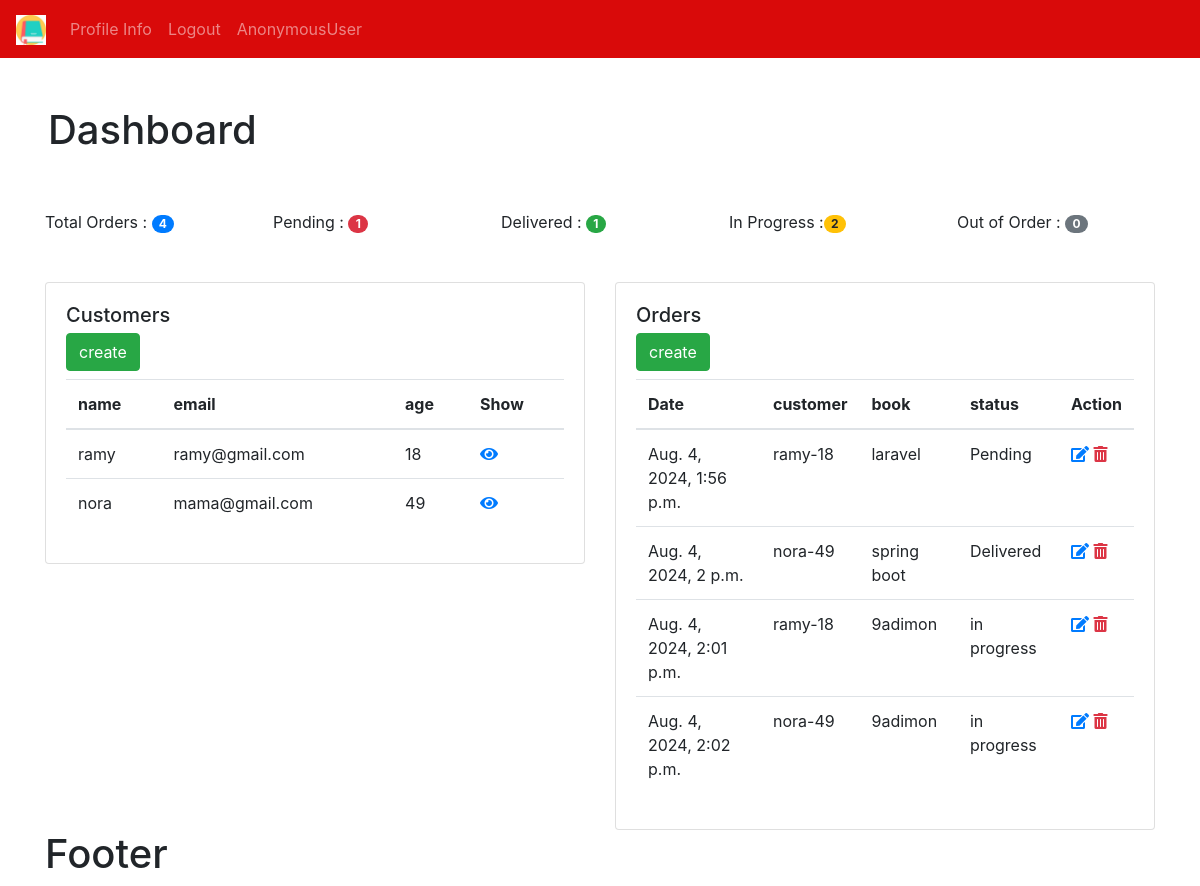
Before: / with the older database file.
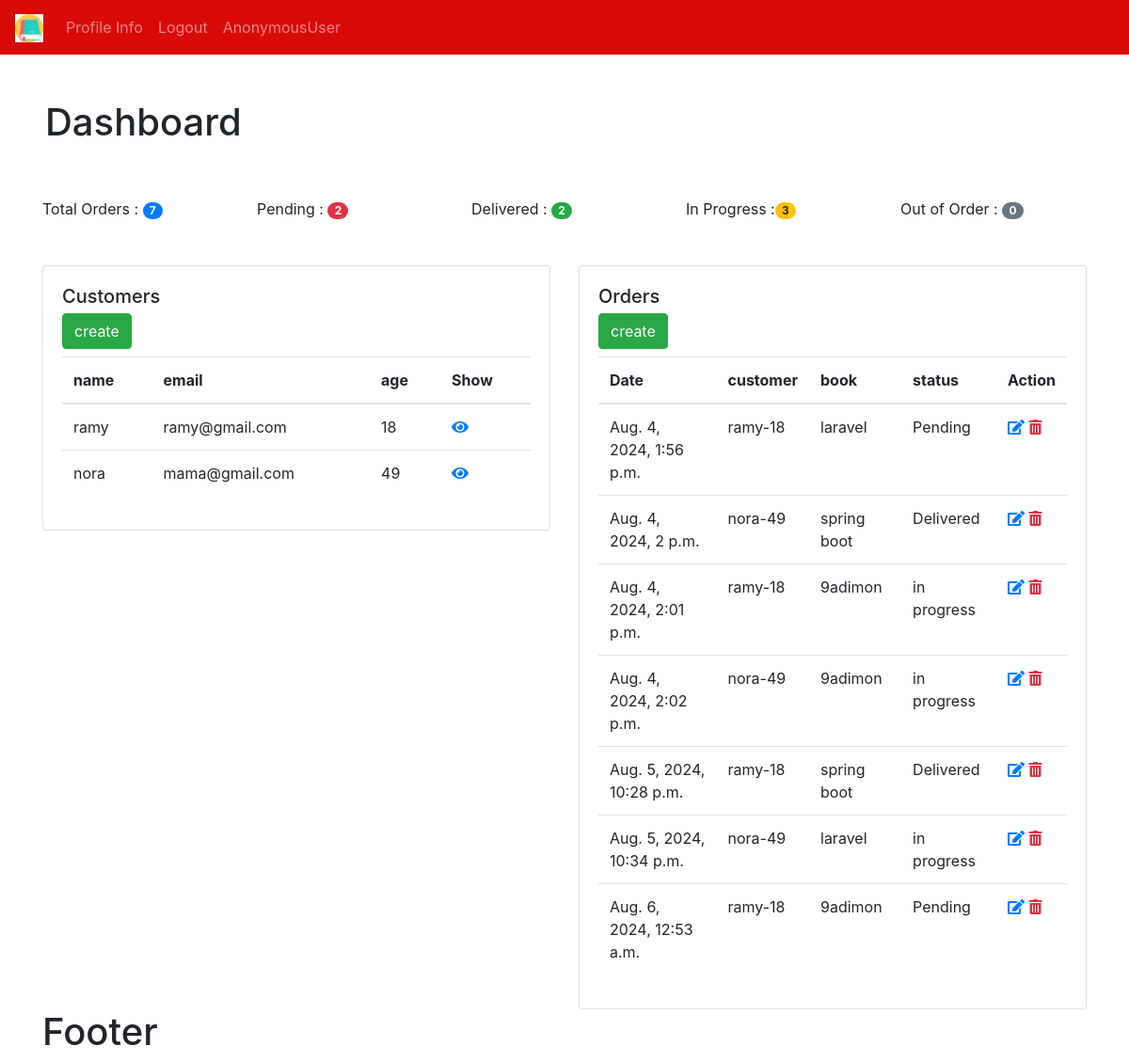
After: the same page with the newer database file.
### bookstore/models.py (models this page shows)
class Customer(models.Model):
    user = models.OneToOneField(User,null=True, on_delete=models.CASCADE)
    name = models.CharField(max_length=190, null=True)
    email = models.CharField(max_length=190, null=True)
    phone = models.CharField(max_length=190, null=True)
    age = models.CharField(max_length=190, null=True)
    avatar = models.ImageField(blank=True, null=True, default="preson.png")
    date_created = models.DateTimeField(auto_now_add=True, null=True)
    def __str__(self):
        return self.name

class Order(models.Model):
    STATUS= (
        ('Pending','Pending'),
        ('Delivered','Delivered'),
        ('in progress','in progress'),
        ('out of order','out of order')
    )
    customer = models.ForeignKey(Customer, null=True, on_delete=models.SET_NULL)
    book = models.ForeignKey(Book, null=True, on_delete=models.SET_NULL)
    tags = models.ManyToManyField(Tag)
    date_created = models.DateTimeField(auto_now_add=True, null=True)
    status =  models.CharField(max_length=200, null=True,choices=STATUS)

class Book(models.Model):
    CATEGORY = ( #tuple
        ('Classics','Classics'),
        ('Comic Book','Comic Book'),
        ('Fantasy','Fantasy'),
        ('Horror','Horror')
    )
    name = models.CharField(max_length=190, null=True)
    author = models.CharField(max_length=190, null=True)
    price = models.FloatField( null=True)
    category = models.CharField(max_length=190, null=True ,choices=CATEGORY  )
    description = models.CharField(max_length=200, null=True)
    tags = models.ManyToManyField(Tag)
    date_created = models.DateTimeField(auto_now_add=True, null=True)
    def __str__(self):
         return self.name

### bookstore/views.py (the view)
# urls.py: path('',views.home,name='home'),#name= it takes u to this url when click
def home(request):
    customers = Customer.objects.all()
    orders = Order.objects.all()
    total_orders = orders.count()
    total_p_orders = orders.filter(status='Pending').count()
    total_d_orders = orders.filter(status='Delivered').count()
    total_in_orders = orders.filter(status='in progress').count()
    total_out_orders = orders.filter(status='out of order').count()
    myContext = {
               'customers': customers ,
               'orders': orders,
               'total_orders': total_orders,
               'total_p_orders': total_p_orders,
               'total_d_orders': total_d_orders,
               'total_in_orders': total_in_orders,
               'total_out_orders': total_out_orders
               }
    return render(request=request , template_name='bookstore/dashboard.html',context=myContext)

### bookstore/templates/bookstore/dashboard.html (shortened to what this page needs)
{% extends 'bookstore/main.html'%}
{% block content %}
<h1 class="p-5">Dashboard</h1>
<div class="container pb-5">
  <div class="row">
    <div class="col-sm">
      Total Orders : <span class="badge badge-pill badge-primary">{{total_orders}}</span>
    </div>
    <div class="col-sm">
    Pending : <span class="badge badge-pill badge-danger">{{total_p_orders}}</span>
    </div>
    <div class="col-sm">
     Delivered : <span class="badge badge-pill badge-success">{{total_d_orders}}</span>
    </div>
    <div class="col-sm">
     In Progress :<span class="badge badge-pill badge-warning"> {{total_in_orders}}</span>
    </div>
    <div class="col-sm">
      Out of Order : <span class="badge badge-pill badge-secondary">{{total_out_orders}}</span>
    </div>
  </div>
</div>
<div class="container">
  <div class="row">
    <div class="col">
     <div class="card"  >
  <div class="card-body">
    <h5 class="card-title">Customers  </h5>
    <h6 class="card-subtitle mb-2 text-muted"><a class="btn btn-success"  href="#">create</a></h6>
<table class="table ">
  <thead>
    <tr>
      <th scope="col">name</th>
      <th scope="col">email</th>
      <th scope="col">age</th>
      <th scope="col">Show</th>
    </tr>
  </thead>
  <tbody>
      {% for item in customers  %}
        <tr>
      <td>{{item.name}}</td>
      <td>{{item.email}}</td>
      <td>{{item.age}}</td>
       <td>  <a href="{% url 'customer' item.id %}"> <i class="fas fa-eye"></i> </a>    </td>
       </tr>
      {% endfor %}
  </tbody>
</table>
  </div>
</div>
    </div>
    <div class="col">
     <div class="card"  >
  <div class="card-body">
    <h5 class="card-title">Orders</h5>
       <h6 class="card-subtitle mb-2 text-muted"><a class="btn btn-success" href="{% url 'create' %}">create</a></h6>
<table class="table ">
  <thead>
    <tr>
     <th scope="col">Date</th>
      <th scope="col">customer</th>
      <th scope="col">book</th>
      <th scope="col">status</th>
      <th scope="col">Action</th>
    </tr>
  </thead>
  <tbody>
      {% for item in orders  %}
        <tr>
         <td>{{item.date_created}}</td>
      <td>{{item.customer}}-{{item.customer.age}}</td>
      <td>{{item.book}}</td>
      <td>{{item.status}}</td>
       <td>
       <a href="{% comment %}{% url 'update' item.id%}{% endcomment %}"><i class="fas fa-edit"></i></a>
       <a class="text-danger" href="{% comment %}{% url 'delete' item.id %}{% endcomment %}"><i class="fas fa-trash-alt"></i></a>
       </td>
       </tr>
      {% endfor %}
  </tbody>
</table>
  </div>
</div>
    </div>
  </div>
{% endblock %}

### bookstore/templates/bookstore/main.html (shortened to what this page needs)
{% load static   %}
<!DOCTYPE html>
<html>
<head>
<link rel="stylesheet" href="https://stackpath.bootstrapcdn.com/bootstrap/4.5.2/css/bootstrap.min.css">
<link rel="stylesheet" href="https://pro.fontawesome.com/releases/v5.10.0/css/all.css"/>
 <link rel='stylesheet' type="text/css" href="{% static '/css/style.css'  %}">
</head>
<body>
{% include 'bookstore/navbar.html'%}
{% block content %}
{% endblock %}
 <h1>Footer</h1>
</body>
</html>

### bookstore/templates/bookstore/navbar.html (shortened to what this page needs)
{% load static   %}
<nav class="navbar navbar-expand-lg  navbar-dark bg-primary">
  <a class="navbar-brand" href="{% url 'home' %}">
   <img src="{% static '/images/book.png'  %}" width="30" height="30" alt="" loading="lazy">
  </a>
  <div class="collapse navbar-collapse" id="navbarSupportedContent">
    <ul class="navbar-nav mr-auto">
      <li class="nav-item">
        <a class="nav-link" href="">Profile Info</a>
      </li>
      <li class="nav-item">
        <a class="nav-link" href="">Logout</a>
      </li>
       <li class="nav-item">
       <a class="nav-link" href="#">{{request.user}}</a>
      </li>
    </ul>
  </div>
</nav>

### myStatic/css/style.css (style rules this page uses)
.bg-primary { background-color: #d90a0a!important; }

Changed rows visible on the page:
added Order: date_created "Aug. 5, 2024, 10:28 p.m.", customer "ramy", customer.age "18", book "spring boot", status "Delivered"
added Order: date_created "Aug. 5, 2024, 10:34 p.m.", customer "nora", customer.age "49", book "laravel", status "in progress"
added Order: date_created "Aug. 6, 2024, 12:53 a.m.", customer "ramy", customer.age "18", book "9adimon", status "Pending"
Other visible differences:
{{ total_orders }}: "4" → "7"
{{ total_p_orders }}: "1" → "2"
{{ total_d_orders }}: "1" → "2"
{{ total_in_orders }}: "2" → "3"
